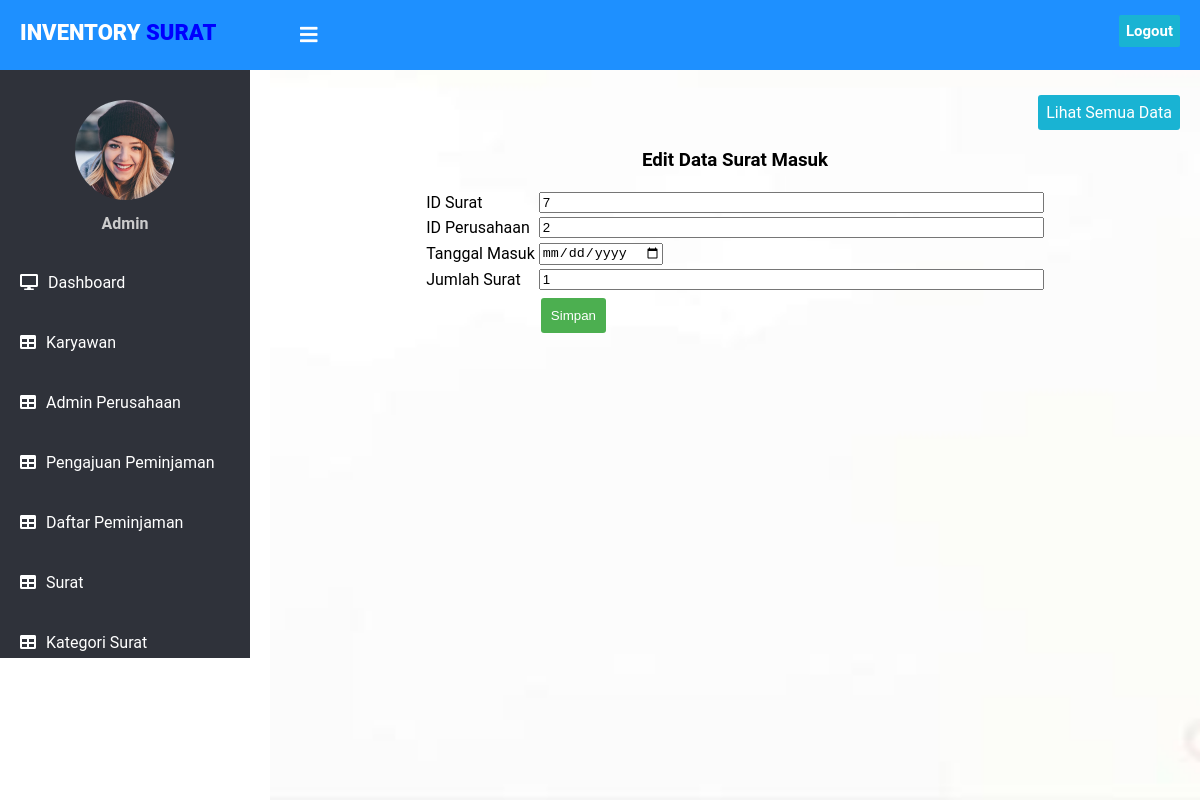
Page /superadmin/crud_surat_masuk/form_edit.php?id=4 on the committed database.
### tables this page shows
CREATE TABLE `surat_masuk` (
  `id` int(11) NOT NULL,
  `id_surat` int(11) NOT NULL,
  `id_perusahaan` int(10) NOT NULL,
  `tanggal_terima` date NOT NULL,
  `jumlah_surat` varchar(11) NOT NULL
);

### superadmin/crud_surat_masuk/form_edit.php (the view, shortened to what this page needs)
<!DOCTYPE html>
<html lang="en" dir="ltr">
<head>
    <link rel="stylesheet" href="../admin/style.css">
    <link rel="stylesheet" href="https://cdnjs.cloudflare.com/ajax/libs/font-awesome/5.12.1/css/all.min.css">
</head>
<body>
    <header>
      <label for="check">
        <i class="fas fa-bars" id="sidebar_btn"></i>
      </label>
      <div class="left_area">
        <h3>Inventory <span>Surat</span></h3>
      </div>
      <div class="right_area">
        <a href="../logout.php" class="logout_btn">Logout</a>
      </div>
    </header>
    <div class="sidebar">
      <center>
        <img src="../admin/1.png" class="profile_image" alt="">
        <h4>Admin</h4>
      </center>
      <a href="../dashboard/index.php"><i class="fas fa-desktop"></i><span>Dashboard</span></a>
      <a href="../crud_karyawan/index.php"><i class="fas fa-table"></i><span>Karyawan</span></a>
      <a href="../crud_admin/index.php"><i class="fas fa-table"></i><span>Admin Perusahaan</span></a>
      <a href="../pengajuan_peminjaman/index.php"><i class="fas fa-table"></i><span>Pengajuan Peminjaman</span></a>
      <a href="../daftar_peminjaman/index.php"><i class="fas fa-table"></i><span>Daftar Peminjaman</span></a>
      <a href="../crud_surat/index.php"><i class="fas fa-table"></i><span>Surat</span></a>
      <a href="../crud_kategori_surat/index.php"><i class="fas fa-table"></i><span>Kategori Surat</span></a>
    </div>
    <div class="content">
        <br/>
        <br/>
        <br/>
        <br/>
        <br/>
      <div class="button" align="right" >
        <a href="index.php" class="example_a" rel="nofollow noopener">Lihat Semua Data</a>
      </div>
    <h3 align="center">Edit Data Surat Masuk</h3>
    <form action="proses_edit.php" method="post">
      <?php
      include "../koneksi.php";
      $id = $_GET['id'];
      $query = mysqli_query($koneksi, "SELECT * FROM surat_masuk WHERE id = '$id'") or die(mysqli_error($koneksi));
      $data = mysqli_fetch_array($query);
      ?>
      <table align="center">
        <tr>
          <td>ID Surat</td>
          <td>
            <input type="text" size="60" name="id_surat" value="<?php echo $data['id_surat'] ?>" required>
          </td>
        </tr>
        <tr>
          <td>ID Perusahaan</td>
          <td>
            <input type="text" size="60" name="id_perusahaan" value="<?php echo $data['id_perusahaan'] ?>" required>
          </td>
        </tr>
        <tr>
          <td>Tanggal Masuk</td>
          <td>
            <input type="date" size="60" name="tanggal_masuk" value="<?php echo $data['tanggal_masuk'] ?>" required>
          </td>
        </tr>
        <tr>
          <td>Jumlah Surat</td>
          <td>
            <input type="text" size="60" name="jumlah_surat" value="<?php echo $data['jumlah_surat'] ?>" required>
          </td>
        </tr>
          <td></td>
          <td><button class="simpan" type="submit">Simpan</button></td>
      </table>
    </form>
    </div>
</body>
</html>

### superadmin/admin/style.css (style rules this page uses)
body { margin: 0; padding: 0; font-family: "Roboto", sans-serif; }
header { position: fixed; background: #1E90FF; padding: 20px; width: 100%; height: 30px; }
.left_area h3 { color: #fff; margin: 0; text-transform: uppercase; font-size: 22px; font-weight: 900; }
.left_area span { color: #0000FF; }
.logout_btn { padding: 7px; background: #19B3D3; text-decoration: none; float: right; margin-top: -30px; margin-right: 40px; border-radius: 2px; font-size: 15px; font-weight: 600; color: #fff; transition: 0.5s; transition-property: background; }
.sidebar { background: #2f323a; margin-top: 70px; padding-top: 30px; padding-bottom : 30px; position: fixed; left: 0; width: 250px; height: 528px; transition: 0.5s; transition-property: left; overflow-y : scroll; }
.sidebar .profile_image { width: 100px; height: 100px; border-radius: 100px; margin-bottom: 10px; }
.sidebar h4 { color: #ccc; margin-top: 0; margin-bottom: 20px; }
.sidebar a { color: #fff; display: block; width: 100%; line-height: 60px; text-decoration: none; padding-left: 20px; box-sizing: border-box; transition: 0.5s; transition-property: background; }
.sidebar i { padding-right: 10px; }
label #sidebar_btn { z-index: 1; color: #fff; position: fixed; cursor: pointer; left: 300px; font-size: 20px; margin: 5px 0; transition: 0.5s; transition-property: color; }
.content { margin-left: 270px; background: url(background2.jpg) no-repeat; background-position: center; background-size: cover; height: 100vh; transition: 0.5s; }
.example_a { color: #fff !important; text-decoration: none; background: #19B3D3; padding: 8px; border-radius: 3px; display: inline-block; border: none; transition: all 0.4s ease 0s; }
.button { padding-right: 20px; }
.simpan { background-color: #4CAF50; border: none; color: white; padding: 10px ; text-decoration: none; margin: 4px 2px; cursor: pointer; border-radius: 3px; }

### rows in the picture
surat_masuk: id_surat "7", id_perusahaan "2", jumlah_surat "1"
